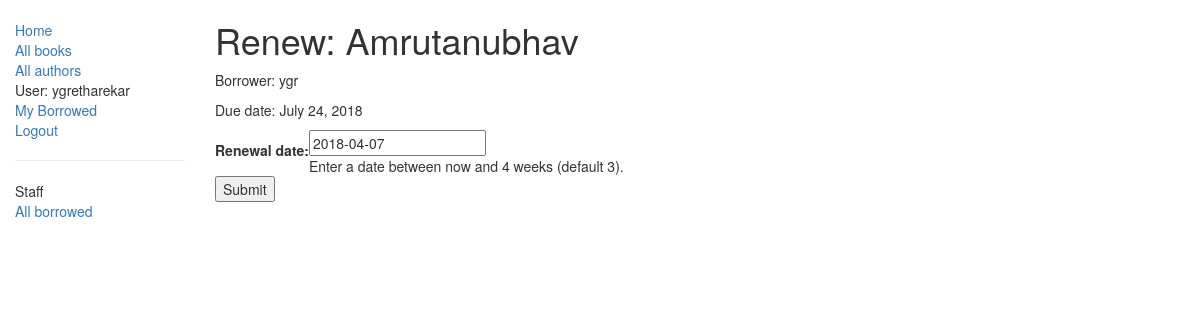
/catalog/book/a63b4e2f-fb6d-48c3-9c5e-8cc6aa752460/renews (signed in), run on an earlier commit of the app's database.
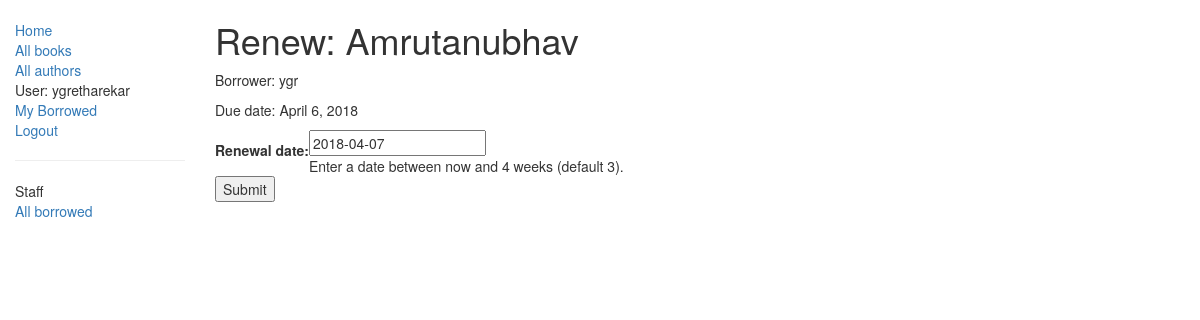
And on a later commit of the database.
### catalog/models.py (models this page shows, shortened)
class BookInstance(models.Model):
	id = models.UUIDField(primary_key=True, default=uuid.uuid4, help_text='unique id for book')
	book = models.ForeignKey('Book', on_delete = models.SET_NULL, null=True)
	imprint = models.CharField(max_length=200)
	due_back = models.DateField(null=True, blank=True)
	borrower = models.ForeignKey(User, on_delete=models.SET_NULL, null=True, blank=True)
	LOAN_STATUS = (
		('m', 'Maintenance'),
		('o', 'On loan'),
		('a', 'Available'),
		('r', 'Reserved')
	)
	status = models.CharField(max_length=1, choices=LOAN_STATUS, blank=True, default='m', help_text='Book availability')
	class Meta:
		ordering = ['due_back']
		permissions = (("can_mark_returned", "Set book as returned"),)
	def display_loan_status(self):
		'''
		Displays loan status
		'''
		loan_status = [status[1] for status in self.LOAN_STATUS if status[0] == self.status]
		return f'{ loan_status[0] }'
	@property
	def is_overdue(self):
		if self.due_back and date.today() > self.due_back:
			return True
		return False
	display_loan_status.short_description = 'Loan Status'
	def display_title(self):
		'''
		Display book title
		'''
		return f'{self.book.title}'  # pylint: disable=E1101
	display_title.short_description = 'Title'

class Book(models.Model):
	title = models.CharField(max_length=200)
	author = models.ForeignKey('Author', on_delete=models.SET_NULL, null=True)
	summary = models.TextField(max_length=1000, help_text='Enter brief description of book')
	isbn = models.CharField('ISBN', max_length=13, help_text='13 chars')
	genre = models.ManyToManyField(Genre, help_text='Select a genre for this book')
	language = models.ForeignKey('Language', on_delete=models.SET_NULL, null=True)
	def display_genre(self):
		'''
		Creates a string for the genre
		'''
		return ', '.join([genre.name for genre in self.genre.all()[:2]])  # pylint: disable=E1101
	display_genre.short_description = 'Genre'
	def display_lang(self):
		'''
		Creates a string for the language
		'''
		return self.language
	display_lang.short_description = 'Language'

### catalog/views.py (the view)
# urls.py: path('book/<uuid:pk>/renews', views.renew_book_librarian, name='renew-book-librarian'),
@permission_required('catalog.can_mark_returned')
def renew_book_librarian(request, pk):
	book_inst=get_object_or_404(BookInstance, pk = pk)
	if request.method == 'POST':
		form = RenewBookForm(request.POST)
		if form.is_valid():
			book_inst.due_back = form.cleaned_data['renewal_date']
			book_inst.save()
			return HttpResponseRedirect(reverse('all-borrowed') )
	else:
		proposed_renewal_date = datetime.date.today() + datetime.timedelta(weeks=3)
		form = RenewBookForm(initial={'renewal_date': proposed_renewal_date, })
	return render(request, 'catalog/book_renew_librarian.html', {'form': form, 'bookinst': book_inst})

### catalog/forms.py (shortened to what this page needs)
class RenewBookForm(forms.Form):
	renewal_date = forms.DateField(help_text="Enter a date between now and 4 weeks (default 3).")

### catalog/templates/catalog/book_renew_librarian.html (shortened to what this page needs)
{% extends "base_generic.html" %}
{% block content %}
    <h1>Renew: {{bookinst.book.title}}</h1>
    <p>Borrower: {{bookinst.borrower}}</p>
    <p{% if bookinst.is_overdue %} class="text-danger"{% endif %}>
		Due date: {{bookinst.due_back}}
	</p>
    <form action="" method="post">
        <table>
        {{ form }}
        </table>
        <input type="submit" value="Submit" />
    </form>
{% endblock %}

What changed in the data, as far as the page shows it:
changed BookInstance "Amrutanubhav": due_back "July 24, 2018" → "April 6, 2018"
